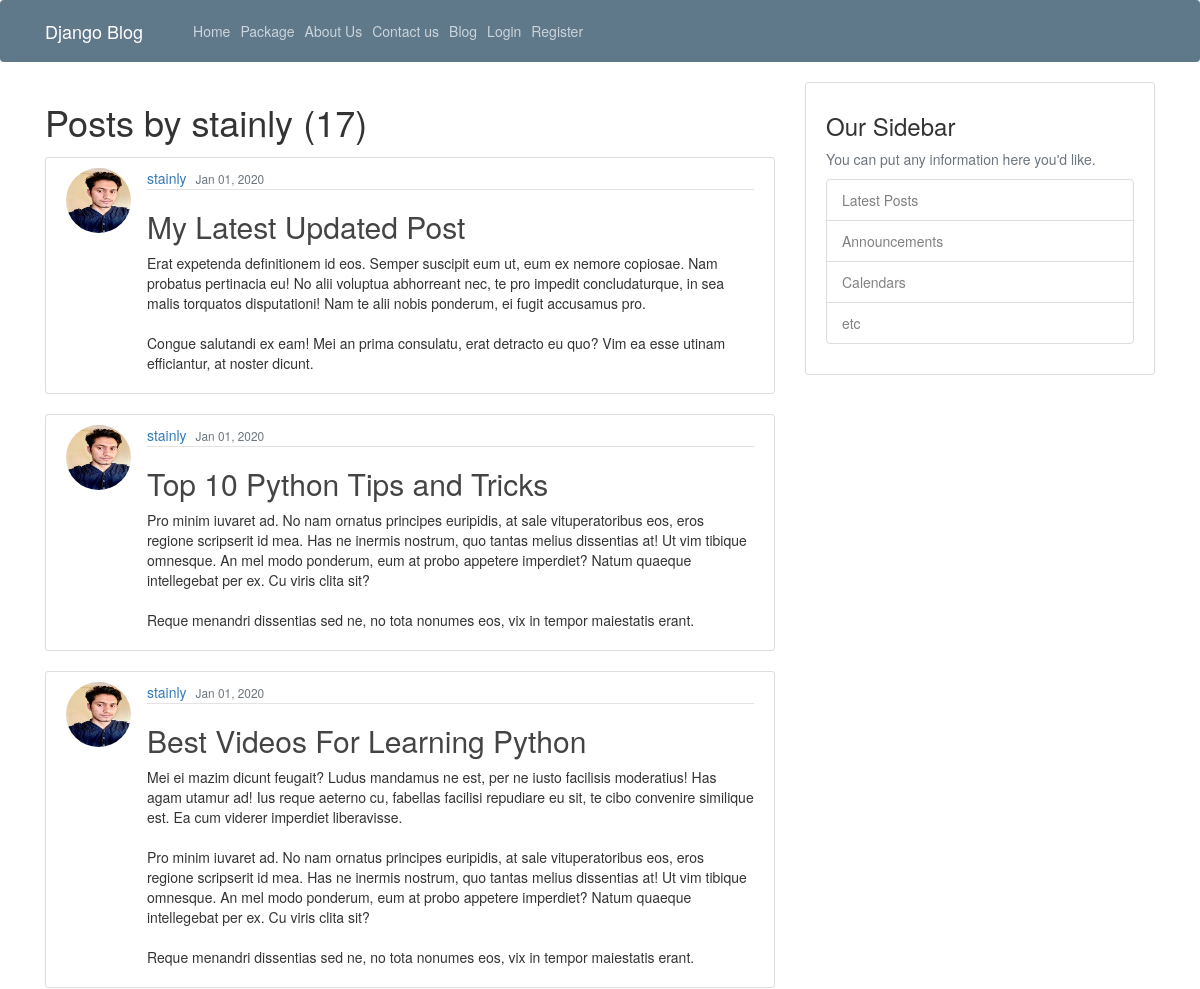
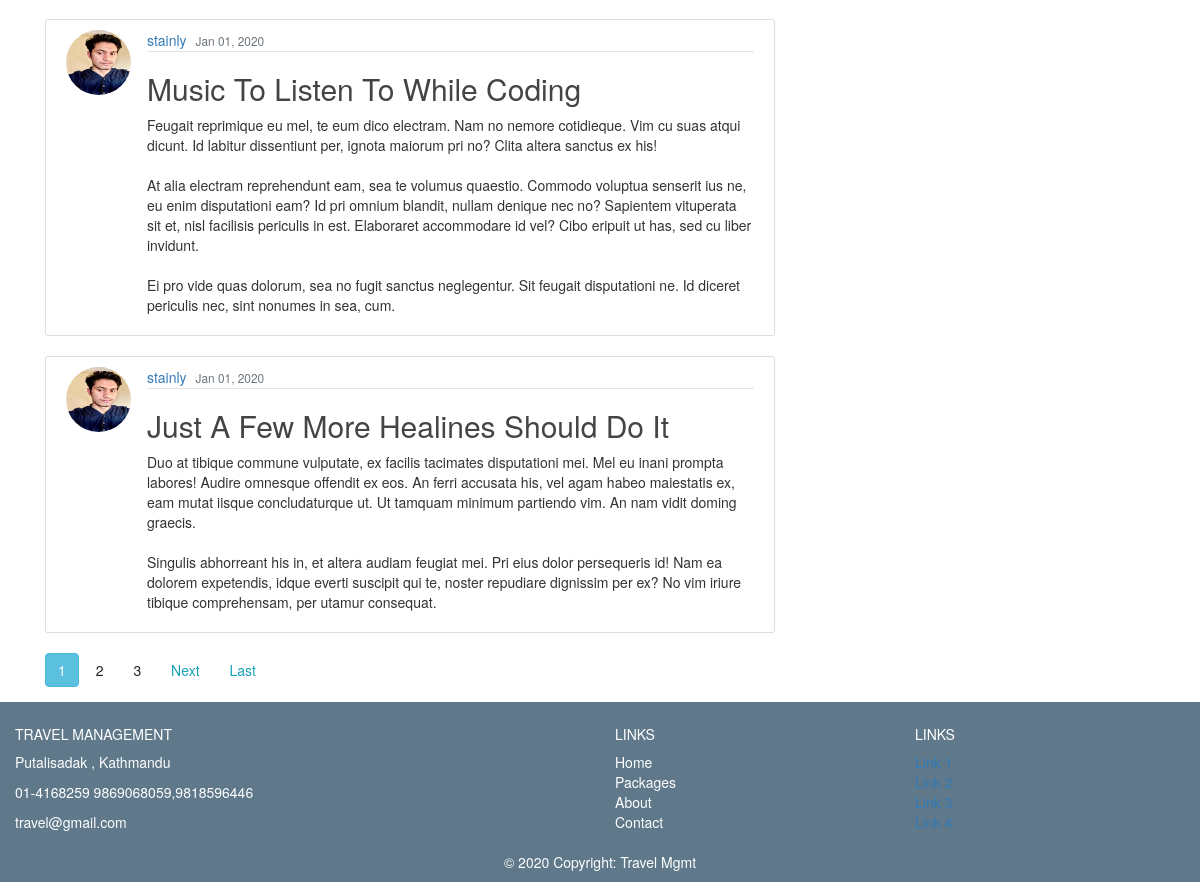
The page /user/stainly/ on the database its author committed (2 pictures, top to bottom).
### blog/models.py (models this page shows, shortened)
class Post(models.Model):
    title = models.CharField(max_length = 100)
    content = models.TextField()
    date_posted = models.DateTimeField(default = timezone.now)
    author = models.ForeignKey(User, on_delete=models.CASCADE)

### users/models.py (models this page shows, shortened)
class Profile(models.Model):
    user = models.OneToOneField(User,on_delete=models.CASCADE)
    image = models.ImageField(default='default.jpg', upload_to='profile_pics')

### blog/views.py (the view)
# urls.py: path('user/<str:username>/',UserPostListView.as_view(),name='user-posts'),
class UserPostListView(ListView):
    model = Post
    template_name = 'blog/user_posts.html'
    context_object_name = 'posts'
    paginate_by = 5
    def get_queryset(self):
        user = get_object_or_404(User, username= self.kwargs.get('username'))
        return Post.objects.filter(author=user).order_by('-date_posted')

### blog/templates/blog/user_posts.html (shortened to what this page needs)
{% extends "blog/base.html" %}
{% block content %}
    <h1 class="mb-3">Posts by {{ view.kwargs.username }} ({{ page_obj.paginator.count }})</h1>
    {% for post in posts %}
      <article class="media content-section">
        <img class="rounded-circle article-img" src="{{ post.author.profile.image.url }}" alt="">
        <div class="media-body">
          <div class="article-metadata">
            <a class="mr-2" href="{% url 'user-posts' post.author.username %}">{{ post.author }}</a>
            <small class="text-muted">{{post.date_posted|date:"M d, Y"}}
            </small>
          </div>
          <h2><a class="article-title" href="{% url 'post-detail' post.id %}">{{post.title}}</a></h2>
          <p class="article-content">{{post.content}}</p>
        </div>
      </article>
    {% endfor %}
    {% if is_paginated %}
      {% for num in page_obj.paginator.page_range %}
        {% if page_obj.number == num %}
          <a class="btn btn-info mb-4" href="?page={{ num }}">{{num}}</a>
        {% elif num > page_obj.number|add:'-3' and num < page_obj.number|add:'3' %}
          <a class="btn btn-info-outline mb-4" href="?page={{ num }}">{{ num }}</a>
        {% endif %}
      {% endfor %}
      {% if page_obj.has_next %}
        <a class="btn btn-outline-info mb-4" href="?page={{ page_obj.next_page_number }}">Next</a>
        <a class="btn btn-outline-info mb-4" href="?page={{ page_obj.paginator.num_pages }}">Last</a>
      {% endif %}
    {% endif %}
{% endblock content%}

### blog/static/blog/main.css (style rules this page uses)
body { background: #fafafa; color: #333333; margin-top: 5rem; }
h1, h2, h3, h4, h5, h6 { color: #444444; }
.content-section { background: #ffffff; padding: 10px 20px; border: 1px solid #dddddd; border-radius: 3px; margin-bottom: 20px; }
.article-title { color: #444444; }
.article-content { white-space: pre-line; }
.article-img { height: 65px; width: 65px; margin-right: 16px; }
.article-metadata { padding-bottom: 1px; margin-bottom: 4px; border-bottom: 1px solid #e3e3e3 }

### rows shown on the page
Post: author.profile.image (placeholder picture), author "stainly", date_posted "Jan 01, 2020", title "My Latest Updated Post", content "Erat expetenda definitionem id eos. Semper suscipit eum ut, eum ex nemore copiosae. Nam probatus pertinacia eu! No alii voluptua abhorreant nec, te pro impedit concludaturque, in sea malis torquatos disputationi! Nam te alii nobis ponderum, ei fugit accusamus pro. Congue salutandi ex eam! Mei an prima consulatu, erat detracto eu quo? Vim ea esse utinam efficiantur, at noster dicunt."
Post: author.profile.image (placeholder picture), author "stainly", date_posted "Jan 01, 2020", title "Top 10 Python Tips and Tricks", content "Pro minim iuvaret ad. No nam ornatus principes euripidis, at sale vituperatoribus eos, eros regione scripserit id mea. Has ne inermis nostrum, quo tantas melius dissentias at! Ut vim tibique omnesque. An mel modo ponderum, eum at probo appetere imperdiet? Natum quaeque intellegebat per ex. Cu viris clita sit? Reque menandri dissentias sed ne, no tota nonumes eos, vix in tempor maiestatis erant."
Post: author.profile.image (placeholder picture), author "stainly", date_posted "Jan 01, 2020", title "Best Videos For Learning Python", content "Mei ei mazim dicunt feugait? Ludus mandamus ne est, per ne iusto facilisis moderatius! Has agam utamur ad! Ius reque aeterno cu, fabellas facilisi repudiare eu sit, te cibo convenire similique est. Ea cum viderer imperdiet liberavisse. Pro minim iuvaret ad. No nam ornatus principes euripidis, at sale vituperatoribus eos, eros regione scripserit id mea. Has ne inermis nostrum, quo tantas melius dissentias at! Ut vim tibique omnesque. An mel modo ponderum, eum at probo appetere imperdiet? Natum quaeque intellegebat per ex. Cu viris clita sit? Reque menandri dissentias sed ne, no tota nonumes eos, vix in tempor maiestatis erant."
Post: author.profile.image (placeholder picture), author "stainly", date_posted "Jan 01, 2020", title "Music To Listen To While Coding", content "Feugait reprimique eu mel, te eum dico electram. Nam no nemore cotidieque. Vim cu suas atqui dicunt. Id labitur dissentiunt per, ignota maiorum pri no? Clita altera sanctus ex his! At alia electram reprehendunt eam, sea te volumus quaestio. Commodo voluptua senserit ius ne, eu enim disputationi eam? Id pri omnium blandit, nullam denique nec no? Sapientem vituperata sit et, nisl facilisis periculis in est. Elaboraret accommodare id vel? Cibo eripuit ut has, sed cu liber invidunt. Ei pro vide quas dolorum, sea no fugit sanctus neglegentur. Sit feugait disputationi ne. Id diceret periculis nec, sint nonumes in sea, cum."
Post: author.profile.image (placeholder picture), author "stainly", date_posted "Jan 01, 2020", title "Just A Few More Healines Should Do It", content "Duo at tibique commune vulputate, ex facilis tacimates disputationi mei. Mel eu inani prompta labores! Audire omnesque offendit ex eos. An ferri accusata his, vel agam habeo maiestatis ex, eam mutat iisque concludaturque ut. Ut tamquam minimum partiendo vim. An nam vidit doming graecis. Singulis abhorreant his in, et altera audiam feugiat mei. Pri eius dolor persequeris id! Nam ea dolorem expetendis, idque everti suscipit qui te, noster repudiare dignissim per ex? No vim iriure tibique comprehensam, per utamur consequat."

### other values the page prints
{{ view.kwargs.username }} "stainly"
{{ page_obj.paginator.count }} "17"
{{ num }} "1"
{{ num }} "2" "3"
